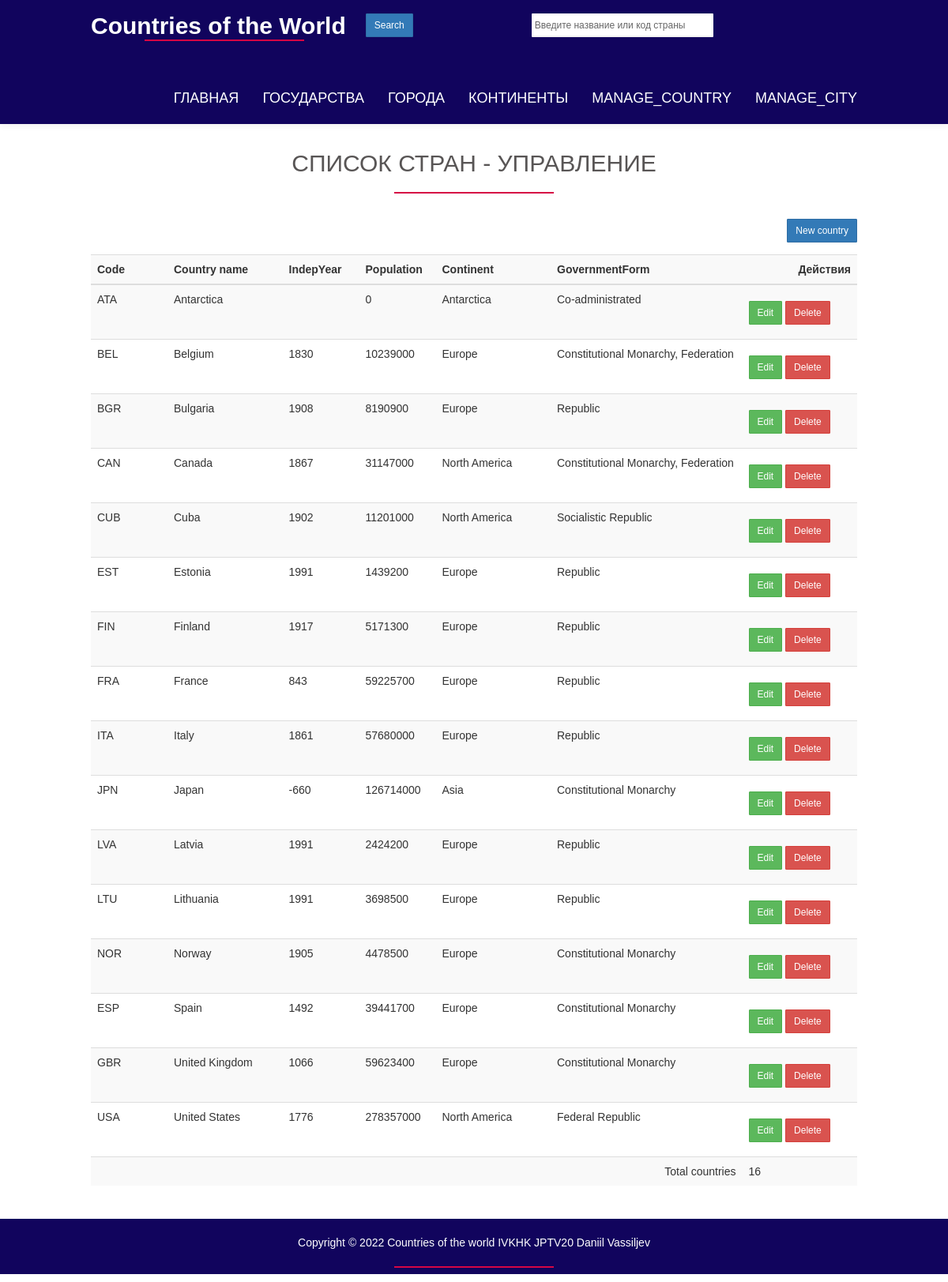
The app's page /countrylist with its own data.
### tables this page shows
CREATE TABLE `country` (
  `Code` char(3) NOT NULL DEFAULT '',
  `Name` char(52) NOT NULL DEFAULT '',
  `Continent` enum('Asia','Europe','North America','Africa','Oceania','Antarctica','South America') NOT NULL DEFAULT 'Asia',
  `Region` char(26) NOT NULL DEFAULT '',
  `IndepYear` smallint(6) DEFAULT NULL,
  `Population` int(11) NOT NULL,
  `GovernmentForm` char(45) NOT NULL DEFAULT '',
  `HeadOfState` char(60) DEFAULT NULL,
  `Code2` char(2) NOT NULL DEFAULT ''
);

### controller/ControllerCountry.php (called while the page is built, shortened)
<?php
class ControllerCountry {
    public static function CountryList() {
        $stateList = Model::getStateList();
        include_once('view/countryList.php');
        return;
    }
}
?>

### index.php (called while the page is built, shortened)
<?php
include_once 'inc/database.php';
include_once 'model/Model.php';
include_once 'controller/ControllerCountry.php';
include_once 'route/routing.php';
?>

### inc/database.php (called while the page is built, shortened)
<?php
class database {
    private $conn;
    private $host;
    private $user;
    private $password;
    private $baseName;
    function __construct() {
		$this->host = 'localhost';
        $this->user = 'root';
        $this->password = '';
        $this->baseName = 'jptv20_world2022';
    }
    function connect() {
        try {
            $this->conn = new PDO(
                    'mysql:host='.$this->host.''
                    .';dbname='.$this->baseName.'',
                    $this->user,
                    $this->password,
                    array(PDO::MYSQL_ATTR_INIT_COMMAND => 'SET NAMES utf8'));
        } catch (Exception $e) {
            die('Connection failed : '.$e->getMessage());
        }
        return $this->conn;
    }
    function getAll($query) {
		try{
            $result = $this->conn->prepare($query);
			$result->execute();
			$result->setFetchMode(PDO::FETCH_ASSOC);
			$response = $result->fetchAll();
			return $response;
        } catch (Exception $ex) {
            echo "Error:".$ex->getMessage();
        }
    }
}
?>

### model/Model.php (called while the page is built, shortened)
<?php
class Model {
    public static function getStateList(){
        $sql = "SELECT * FROM `country`  ORDER BY `country`.`Name` ASC;";
        $db = new database();
        $item = $db->getAll($sql);
        return $item;
    }
}
?>

### view/countryList.php (the view, shortened to what this page needs)
    <div style="text-align: right; margin-bottom: 5px;">
        <a href="addcountry" class="btn btn-primary btn-sm btn-flat"> New country</a>
    </div>
    <table class="table table-striped">
        <tr>
            <th style="width:10%">Code</th>
            <th style="width:15%">Country name</th>
            <th style="width:10%">IndepYear</th>
            <th style="width:10%">Population</th>
            <th style="width:15%">Continent</th>
            <th style="width:25%">GovernmentForm</th>
            <th style="width:15%; text-align: right;">Действия</th>
        </tr>
        <tbody>
            <?php
            foreach ($stateList as $state) {
                echo '<tr>
                    <td>' . $state['Code'] . '</td>
                    <td>' . $state['Name'] . '</td>
                    <td>' . $state['IndepYear'] . '</td>
                    <td>' . $state['Population'] . '</td>
                    <td>' . $state['Continent'] . '</td>
                    <td>' . $state['GovernmentForm'] . '</td>
                    <td>
                    <a href="editcountry?'.$state['Code'].'" class=" btn btn-success btn-sm edit btn-flat"> Edit</a>
                    <a href="deletecountry?'.$state['Code'].'"class = "btn btn-danger btn-sm delete btn-flat"> Delete</a>
                </td>
                </tr>';
            }
            echo '<tr>
                <td colspan=6 class="textposition">Total countries</td>';
            echo '<td>'. count($stateList).'</td>';
            ?>
        </tbody>
    </table>
<?php
include "view/templates/layout.php";
?>

### public/css/templatemo-style.css (style rules this page uses)
body { font-family: 'Signika', sans-serif; font-weight: 400; position: relative; }

### public/css/style.css (style rules this page uses)
html,body { margin:0; padding:0; height:100%; }
.textposition { padding-top:20px; padding-bottom:20px; text-align:right; }

### public/css/search.css (style rules this page uses)
.btn { height: 30px; margin-left: 440px; right: 0; top: 5px; border-radius: 1px; margin-top: 12px; }

### view/countryList.php (style rules this page uses)
.btn { margin-left: 0; margin-bottom: 10px; }

### records on screen
country: Code "ATA", Name "Antarctica", Population "0", Continent "Antarctica", GovernmentForm "Co-administrated"
country: Code "BEL", Name "Belgium", IndepYear "1830", Population "10239000", Continent "Europe", GovernmentForm "Constitutional Monarchy, Federation"
country: Code "BGR", Name "Bulgaria", IndepYear "1908", Population "8190900", Continent "Europe", GovernmentForm "Republic"
country: Code "CAN", Name "Canada", IndepYear "1867", Population "31147000", Continent "North America", GovernmentForm "Constitutional Monarchy, Federation"
country: Code "CUB", Name "Cuba", IndepYear "1902", Population "11201000", Continent "North America", GovernmentForm "Socialistic Republic"
country: Code "EST", Name "Estonia", IndepYear "1991", Population "1439200", Continent "Europe", GovernmentForm "Republic"
country: Code "FIN", Name "Finland", IndepYear "1917", Population "5171300", Continent "Europe", GovernmentForm "Republic"
country: Code "FRA", Name "France", IndepYear "843", Population "59225700", Continent "Europe", GovernmentForm "Republic"
country: Code "ITA", Name "Italy", IndepYear "1861", Population "57680000", Continent "Europe", GovernmentForm "Republic"
country: Code "JPN", Name "Japan", IndepYear "-660", Population "126714000", Continent "Asia", GovernmentForm "Constitutional Monarchy"
country: Code "LVA", Name "Latvia", IndepYear "1991", Population "2424200", Continent "Europe", GovernmentForm "Republic"
country: Code "LTU", Name "Lithuania", IndepYear "1991", Population "3698500", Continent "Europe", GovernmentForm "Republic"
country: Code "NOR", Name "Norway", IndepYear "1905", Population "4478500", Continent "Europe", GovernmentForm "Constitutional Monarchy"
country: Code "ESP", Name "Spain", IndepYear "1492", Population "39441700", Continent "Europe", GovernmentForm "Constitutional Monarchy"
country: Code "GBR", Name "United Kingdom", IndepYear "1066", Population "59623400", Continent "Europe", GovernmentForm "Constitutional Monarchy"
country: Code "USA", Name "United States", IndepYear "1776", Population "278357000", Continent "North America", GovernmentForm "Federal Republic"

### other values on screen
$titel "СПИСОК СТРАН - УПРАВЛЕНИЕ"
count($stateList) "16"
